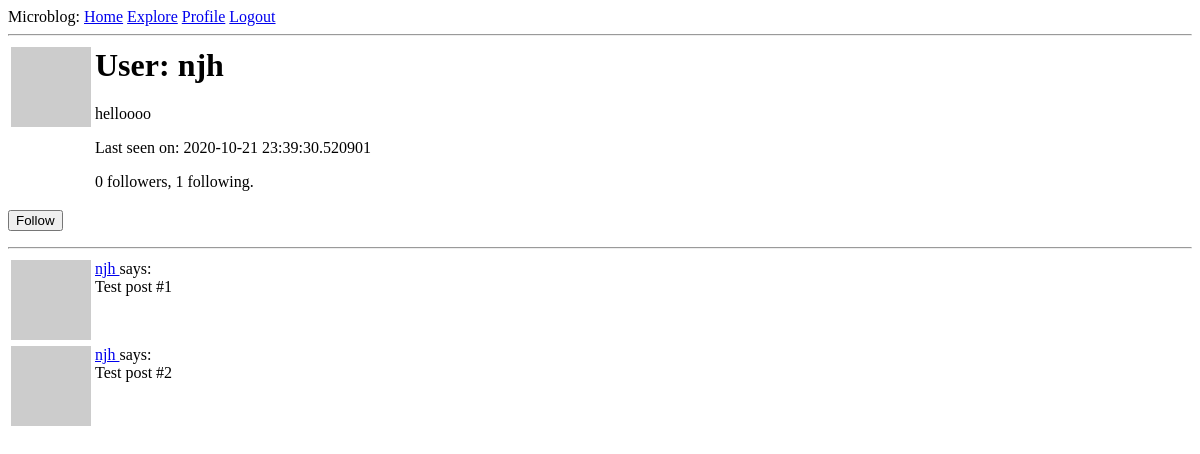
/user/njh (signed in), run on an earlier commit of the app's database.
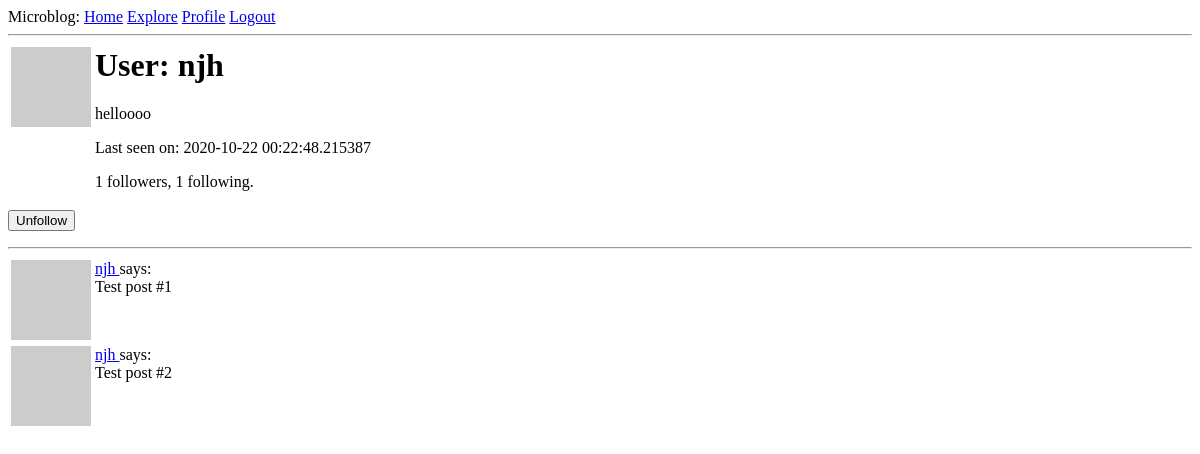
And on a later commit of the database.
### app/models.py (models this page shows, shortened)
class User(UserMixin,db.Model):
    id = db.Column(db.Integer, primary_key=True)
    username = db.Column(db.String(64), index=True, unique=True)
    email = db.Column(db.String(120), index=True, unique=True)
    password_hash = db.Column(db.String(128))
    posts = db.relationship('Post', backref='author', lazy='dynamic')
    about_me = db.Column(db.String(140))
    last_seen = db.Column(db.DateTime, default=datetime.utcnow)
    followed = db.relationship(
        'User', secondary=followers,
        primaryjoin=(followers.c.follower_id == id),
        secondaryjoin=(followers.c.followed_id == id),
        backref=db.backref('followers', lazy='dynamic'), lazy='dynamic')
    def avatar(self, size):
        digest = md5(self.email.lower().encode('utf-8')).hexdigest()
        return 'https://www.gravatar.com/avatar/{}?d=identicon&s={}'.format(digest, size)
    def is_following(self, user):
        return self.followed.filter(
            followers.c.followed_id == user.id).count()>0

### app/routes.py (the view)
@app.route('/user/<username>')
@login_required
def user(username):
    form = EmptyForm()
    user = User.query.filter_by(username=username).first_or_404()
    posts = [
        {'author': user, 'body': 'Test post #1'},
        {'author': user, 'body': 'Test post #2'}
    ]
    return render_template('user.html', user=user, posts=posts, form=form)

### app/forms.py
class EmptyForm(FlaskForm):
    submit = SubmitField('Submit')

### app/models.py (called while the page is built)
@login.user_loader
def load_user(id):
    return User.query.get(int(id))

### app/routes.py (called while the page is built)
@app.before_request
def before_request():
    if current_user.is_authenticated:
        current_user.last_seen = datetime.utcnow()
        db.session.commit()

### app/templates/user.html (shortened to what this page needs)
{% extends "base.html" %}
{% block content %}
    <table>
        <tr valign="top">
            <td><img src="{{ user.avatar(128) }}"></td>
            <td>
                <h1> User: {{ user.username }} </h1>
                {% if user.about_me %} <p> {{ user.about_me }}</p> {% endif %}
                {% if user.last_seen %} <p> Last seen on: {{ user.last_seen }} </p> {% endif %}
                <p>{{ user.followers.count() }} followers, {{ user.followed.count() }} following.</p>
            </td>
        </tr>
    </table>
    {% if user == current_user %}
    <p> <a href=" {{ url_for('edit_profile') }} ">Edit your profile</a></p>
    {% elif not current_user.is_following(user) %}
    <p>
        <form action="{{ url_for('follow', username=user.username) }}" method="POST">
            {{ form.submit(value='Follow') }}
        </form>
    </p>
    {% else %}
    <p>
        <form action="{{ url_for('unfollow', username=user.username) }}" method="POST">
            {{ form.submit(value='Unfollow') }}
        </form>
    </p>
    {% endif %}
    <hr>
    {% for post in posts %}
        {% include '_post.html' %}
    {% endfor %}
{% endblock %}

### app/templates/_post.html
<table>
    <tr valign="top">
        <td><img src="{{ post.author.avatar(36) }}"></td>
        <td>
            <a href="{{ url_for('user', username=post.author.username) }}">
                {{ post.author.username }}
            </a>
            says: <br> {{ post.body }}
        </td>
    </tr>
</table>

What changed in the data, as far as the page shows it:
changed User "njh": last_seen "2020-10-21 23:39:30.520901" → "2020-10-22 00:22:48.215387"
Also different on the page:
{{ user.followers.count() }}: "0" → "1"
form field submit: (not shown) → "Unfollow"
form field submit: "Follow" → (not shown)
